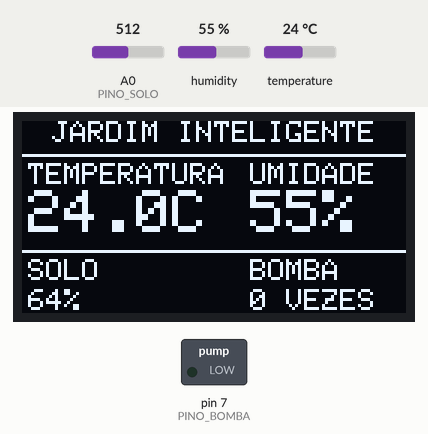
Recording of a sketch running on a simulated Arduino Uno, built with avr-gcc and run on an emulated ATmega328P. On the bench: 128×64 one-colour display, switched loads named in the sketch (green lamp = pin HIGH). The inputs (shaded band) are chosen by the test bench; at power-on: A0 (PINO_SOLO) = 512, humidity 55 %, temperature 24 °C. What the sketch prints to the serial monitor is not drawn.

Above: at 7.3 s.
7.4 s: A0 (PINO_SOLO) set to 528
At 8.6 s:
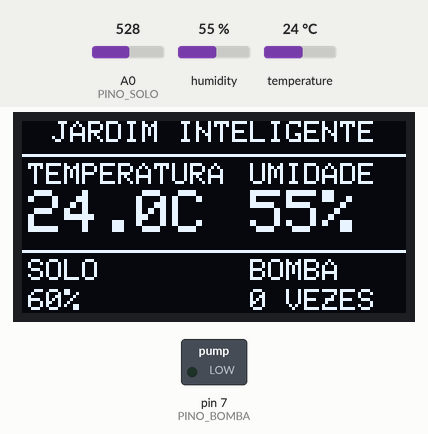
9.7 s: A0 (PINO_SOLO) set to 629
At 11.4 s:
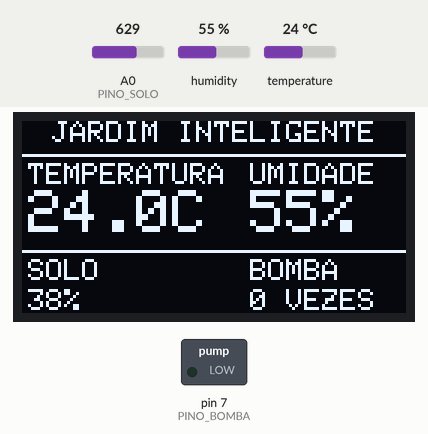
11.7 s: A0 (PINO_SOLO) set to 657
At 12.9 s:
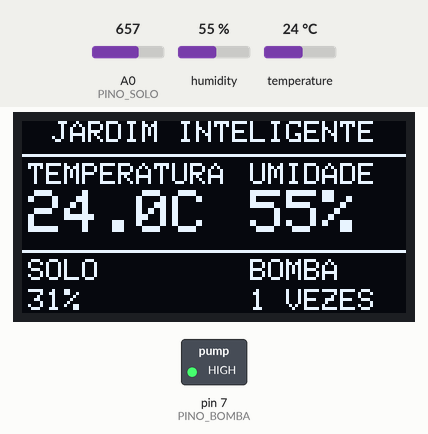
14.6 s: humidity set to 22 %
At 17.1 s:
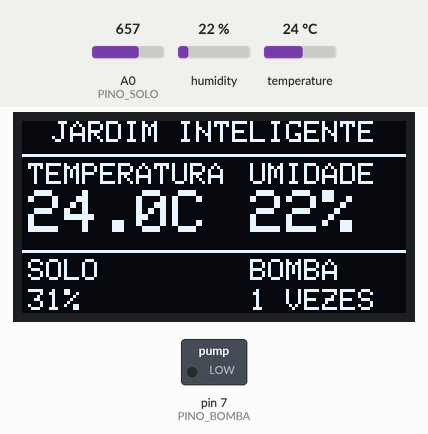
17.7 s: temperature set to 12 °C
At 20.4 s:
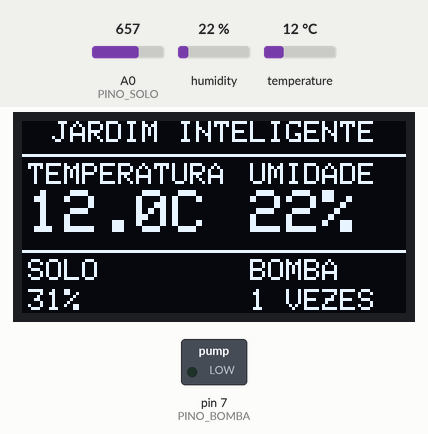
20.7 s: humidity set to 40 %
At 22.1 s:
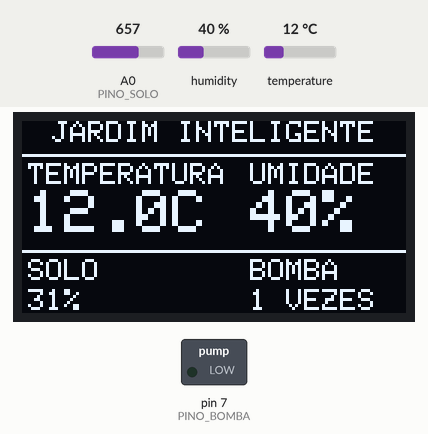
Timing chart, 0 to 23.7 s (numbered marks = the images above; inputs shaded):
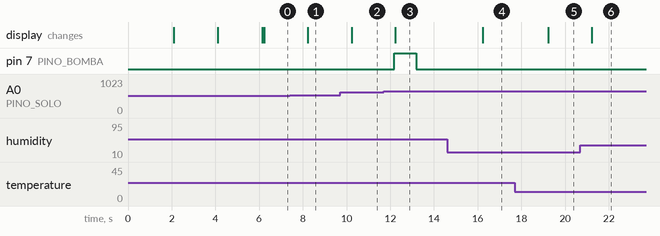

Measured:
- the behaviour switches between 512 and 513 on A0 (PINO_SOLO) (found by bisection; images 0 and 1)
- the behaviour switches between 638 and 639 on A0 (PINO_SOLO) (found by bisection; images 2 and 3)
- after the input at 7.4 s, the display: changes after 0.83 s (image 1)
- after the input at 9.7 s, the display: changes after 0.53 s (image 2)
- after the input at 11.7 s, pin 7 (PINO_BOMBA): LOW → HIGH after 0.49 s, → LOW 1.0 s later; the display: changes after 0.53 s (image 3)
- after the input at 14.6 s, the display: changes after 1.6 s (image 4)
- after the input at 17.7 s, the display: changes after 1.5 s (image 5)
- after the input at 20.7 s, the display: changes after 0.53 s (image 6)

The sketch:

irrigador_oled.ino
```cpp
#include <Wire.h>
#include <Adafruit_GFX.h>
#include <Adafruit_SSD1306.h>
#include <DHT.h>

// ==========================================
// CONFIGURACAO OLED
// ==========================================

#define SCREEN_WIDTH 128
#define SCREEN_HEIGHT 64
#define OLED_RESET -1

Adafruit_SSD1306 display(
  SCREEN_WIDTH,
  SCREEN_HEIGHT,
  &Wire,
  OLED_RESET
);

// ==========================================
// SENSOR DHT11
// ==========================================

#define DHTPIN 2
#define DHTTYPE DHT11

DHT dht(DHTPIN, DHTTYPE);

// ==========================================
// SENSOR DE UMIDADE DO SOLO
// ==========================================

#define PINO_SOLO A0

// CALIBRACAO DO SENSOR

const int SOLO_SECO = 800;
const int SOLO_MOLHADO = 350;

// ==========================================
// BOMBA DE AGUA
// ==========================================

#define PINO_BOMBA 7

#define BOMBA_LIGADA HIGH
#define BOMBA_DESLIGADA LOW

// ==========================================
// PARAMETROS DE IRRIGACAO
// ==========================================

const int LIMITE_IRRIGACAO = 35;

const unsigned long TEMPO_BOMBA = 1000;
const unsigned long TEMPO_ABSORCAO = 60000;

// ==========================================
// INTERVALOS
// ==========================================

const unsigned long INTERVALO_DHT = 2500;
const unsigned long INTERVALO_SOLO = 500;
const unsigned long INTERVALO_TELA = 1000;

// ==========================================
// VARIAVEIS GERAIS
// ==========================================

float temperatura = 0;
float umidadeAr = 0;

int leituraSolo = 0;
int umidadeSolo = 0;

bool dhtOK = false;
bool soloOK = false;
bool bombaLigada = false;

// CONTADOR DE ACIONAMENTOS

unsigned long acionamentosBomba = 0;

// TEMPORIZADORES

unsigned long ultimaLeituraDHT = 0;
unsigned long ultimaLeituraSolo = 0;
unsigned long ultimaTela = 0;
unsigned long ultimaSerial = 0;

unsigned long inicioBomba = 0;
unsigned long fimUltimaIrrigacao = 0;

bool primeiraIrrigacao = true;

// ==========================================
// LEITURA DO SENSOR DE SOLO
// ==========================================

int lerSolo() {

  long soma = 0;

  for (int i = 0; i < 10; i++) {

    soma += analogRead(PINO_SOLO);

    delay(2);
  }

  return soma / 10;
}

// ==========================================
// CONVERSAO PARA PORCENTAGEM
// ==========================================

int calcularUmidade(int valor) {

  int percentual = map(
    valor,
    SOLO_SECO,
    SOLO_MOLHADO,
    0,
    100
  );

  return constrain(percentual, 0, 100);
}

// ==========================================
// ATUALIZACAO DO DHT11
// ==========================================

void atualizarDHT() {

  unsigned long agora = millis();

  if (agora - ultimaLeituraDHT >= INTERVALO_DHT) {

    ultimaLeituraDHT = agora;

    float t = dht.readTemperature();
    float u = dht.readHumidity();

    if (!isnan(t) && !isnan(u)) {

      temperatura = t;
      umidadeAr = u;

      dhtOK = true;

    } else {

      dhtOK = false;
    }
  }
}

// ==========================================
// ATUALIZACAO DO SENSOR DE SOLO
// ==========================================

void atualizarSolo() {

  unsigned long agora = millis();

  if (agora - ultimaLeituraSolo >= INTERVALO_SOLO) {

    ultimaLeituraSolo = agora;

    leituraSolo = lerSolo();

    umidadeSolo = calcularUmidade(leituraSolo);

    soloOK = true;
  }
}

// ==========================================
// CONTROLE DA BOMBA
// ==========================================

void controlarBomba() {

  unsigned long agora = millis();

  // DESLIGA A BOMBA APOS 3 SEGUNDOS

  if (bombaLigada) {

    if (agora - inicioBomba >= TEMPO_BOMBA) {

      digitalWrite(PINO_BOMBA, BOMBA_DESLIGADA);

      bombaLigada = false;

      fimUltimaIrrigacao = agora;

      Serial.println(F("BOMBA DESLIGADA"));
    }

    return;
  }

  // VERIFICA SE EXISTE LEITURA DO SOLO

  if (!soloOK) return;

  // VERIFICA NECESSIDADE DE IRRIGACAO

  if (umidadeSolo <= LIMITE_IRRIGACAO) {

    // AGUARDA A ABSORCAO DA AGUA

    if (primeiraIrrigacao ||
        agora - fimUltimaIrrigacao >= TEMPO_ABSORCAO) {

      digitalWrite(PINO_BOMBA, BOMBA_LIGADA);

      bombaLigada = true;

      inicioBomba = agora;

      primeiraIrrigacao = false;

      // INCREMENTA O CONTADOR

      acionamentosBomba++;

      Serial.println(F("IRRIGACAO INICIADA"));

      Serial.print(F("ACIONAMENTOS: "));
      Serial.println(acionamentosBomba);
    }
  }
}

// ==========================================
// ATUALIZACAO DO OLED
// ==========================================

void atualizarDisplay() {

  display.clearDisplay();

  display.setTextColor(SSD1306_WHITE);

  // CABECALHO

  display.setTextSize(1);

  display.setCursor(10, 0);
  display.println(F("JARDIM INTELIGENTE"));

  display.drawLine(0, 11, 127, 11, SSD1306_WHITE);

  // TEMPERATURA

  display.setCursor(2, 14);
  display.print(F("TEMPERATURA"));

  display.setTextSize(2);

  display.setCursor(2, 23);

  if (dhtOK) {

    display.print(temperatura, 1);
    display.print(F("C"));

  } else {

    display.print(F("--"));
  }

  // UMIDADE DO AR

  display.setTextSize(1);

  display.setCursor(76, 14);
  display.print(F("UMIDADE"));

  display.setTextSize(2);

  display.setCursor(76, 23);

  if (dhtOK) {

    display.print(umidadeAr, 0);
    display.print(F("%"));

  } else {

    display.print(F("--"));
  }

  // DIVISORIA

  display.drawLine(0, 43, 127, 43, SSD1306_WHITE);

  // UMIDADE DO SOLO

  display.setTextSize(1);

  display.setCursor(2, 46);
  display.print(F("SOLO"));

  display.setTextSize(1);

  display.setCursor(2, 56);

  if (soloOK) {

    display.print(umidadeSolo);
    display.print(F("%"));

  } else {

    display.print(F("--"));
  }

  // CONTADOR DE ACIONAMENTOS

  display.setCursor(76, 46);
  display.print(F("BOMBA"));

  display.setTextSize(1);

  display.setCursor(76, 56);

  display.print(acionamentosBomba);
  display.print(F(" VEZES"));

  display.display();
}

// ==========================================
// MONITOR SERIAL
// ==========================================

void monitorSerial() {

  Serial.println(F("--------------------------"));

  Serial.print(F("Temperatura: "));

  if (dhtOK) {

    Serial.print(temperatura);
    Serial.print(F(" C"));

  } else {

    Serial.print(F("ERRO"));
  }

  Serial.print(F(" | Umidade ar: "));

  if (dhtOK) {

    Serial.print(umidadeAr);
    Serial.print(F("%"));

  } else {

    Serial.print(F("ERRO"));
  }

  Serial.print(F(" | Solo: "));
  Serial.print(umidadeSolo);
  Serial.print(F("%"));

  Serial.print(F(" | ADC: "));
  Serial.print(leituraSolo);

  Serial.print(F(" | Acionamentos: "));
  Serial.println(acionamentosBomba);
}

// ==========================================
// SETUP
// ==========================================

void setup() {

  Serial.begin(9600);

  // BOMBA DESLIGADA NA INICIALIZACAO

  digitalWrite(PINO_BOMBA, BOMBA_DESLIGADA);

  pinMode(PINO_BOMBA, OUTPUT);

  dht.begin();

  // INICIALIZA OLED

  if (!display.begin(
    SSD1306_SWITCHCAPVCC, 0x3C)) {

    Serial.println(F("ERRO NO OLED"));

    while (true);
  }

  display.clearDisplay();

  display.setTextColor(SSD1306_WHITE);

  display.setTextSize(1);

  display.setCursor(38, 10);
  display.println(F("IRRIGADOR"));

  display.setTextSize(1);

  display.setCursor(28, 38);
  display.println(F("AUTOMATIZADO"));

  display.display();

  delay(2000);

  display.clearDisplay();

  display.setTextColor(SSD1306_WHITE);

  display.setTextSize(1);

  display.setCursor(42, 10);
  display.println(F("JULIANO"));

  display.setTextSize(1);

  display.setCursor(40, 38);
  display.println(F("HOFFMANN"));

  display.display();

  delay(2000);

  display.clearDisplay();

  display.setTextColor(SSD1306_WHITE);

  display.setTextSize(4);

  display.setCursor(15, 28);
  display.println(F("2026"));

  display.display();

  delay(2000);

  display.clearDisplay();
  display.display();

  Serial.println(F("JARDIM INTELIGENTE"));
  Serial.println(F("MONITORAMENTO INICIADO"));
  Serial.println(F("CONTADOR INICIADO EM ZERO"));
}

// ==========================================
// LOOP PRINCIPAL
// ==========================================

void loop() {

  atualizarDHT();

  atualizarSolo();

  controlarBomba();

  unsigned long agora = millis();

  // ATUALIZA OLED

  if (agora - ultimaTela >= INTERVALO_TELA) {

    ultimaTela = agora;

    atualizarDisplay();
  }

  // ATUALIZA MONITOR SERIAL

  if (agora - ultimaSerial >= 2000) {

    ultimaSerial = agora;

    monitorSerial();
  }
}
```
